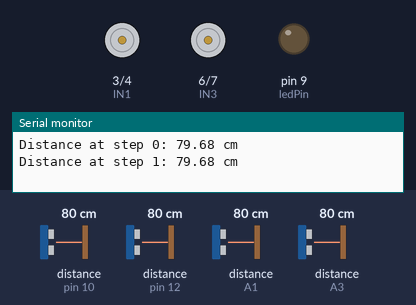
Simulated run of this sketch. Board: Arduino Uno, built with avr-gcc and run on an emulated ATmega328P. Shown: motor-driver pin pairs drawn as motors (green arrow = first pin HIGH = forward, orange = second pin HIGH = backward, longer = more drive, scaled by the enable pin), output pins drawn as LEDs (lit = HIGH), the last lines printed to the serial monitor. Wiring (inferred from the names in the program): 3 × ultrasonic range finder: trigger pin 13, echo pin 12 / trigger A0, echo A1 / trigger A2, echo A3. Inputs (shaded band) come from the test bench; at power-on: distance to the obstacle (sensors on pin 12, A1, pin 10, A3) 80 cm. The echo pulse lasts 58.3 µs per cm; pins used as bus, display or sensor lines are not drawn.

Above: at 0.96 s.
1.4 s: distance to the obstacle (sensor on pin 12) set to 64 cm
At 8.0 s:
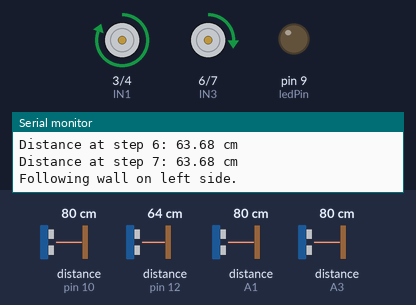
8.3 s: distance to the obstacle (sensor on pin 12) set to 56 cm
At 8.8 s:
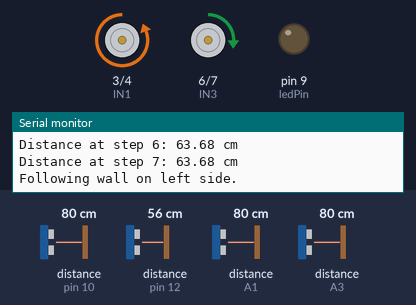
At 9.7 s:
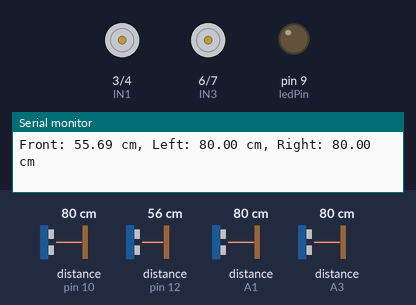
10.6 s: distance to the obstacle (sensor on A1) set to 65 cm
21.9 s: distance to the obstacle (sensor on A1) set to 55 cm
At 22.2 s:
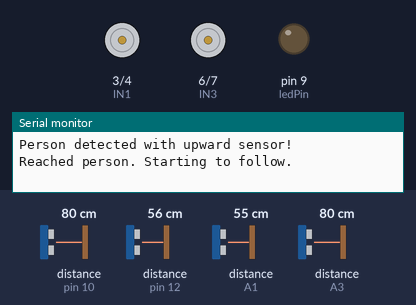
23.5 s: distance to the obstacle (sensor on pin 12) set to 110 cm
25.3 s: distance to the obstacle (sensor on pin 12) set to 119 cm
Timing chart, 0 to 27.8 s (numbered marks = the images above; inputs shaded):
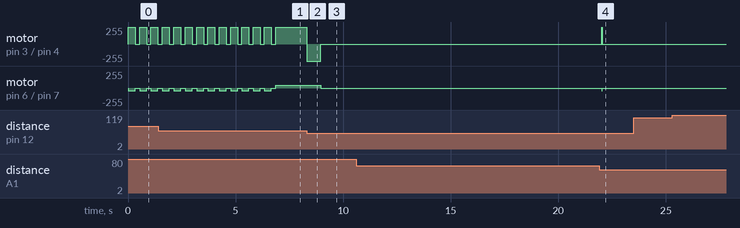

The sketch:

hack.ino
```cpp
/*
 * Autonomous Navigation Robot with Ultrasonic Sensors
 *
 * This sketch allows a robot to navigate a square room by finding the closest wall,
 * moving towards it, following along the walls to reach each corner, and at each corner,
 * continuously turning and searching for a person using ultrasonic sensors.
 * If a person is found, the robot approaches the person and starts following them.
 * The robot also detects if the person falls and responds accordingly.
 * This process repeats indefinitely.
 */

// ==============================
// ==== Ultrasonic Sensor Setup ===
// ==============================

// Define ultrasonic sensor pins
const int TRIG_PIN_FRONT = 13;
const int ECHO_PIN_FRONT = 12;

const int TRIG_PIN_LEFT = A0;
const int ECHO_PIN_LEFT = A1;

const int TRIG_PIN_RIGHT = A2;
const int ECHO_PIN_RIGHT = A3;

// Upward-facing sensor for person detection and fall detection
const int TRIG_PIN_ABOVE = 11;
const int ECHO_PIN_ABOVE = 10;

// Constants for distance calculation
const float SOUND_SPEED = 0.0343;           // cm/us (speed of sound at 20°C)
const unsigned long SENSOR_TIMEOUT = 30000; // 30ms timeout for echo

// Obstacle detection threshold (centimeters)
const float OBSTACLE_THRESHOLD = 60.0;

// Desired distance from the wall for wall-following (centimeters)
const float DESIRED_WALL_DISTANCE = 15.0;

// Measurement interval (milliseconds)
const unsigned long SENSOR_MEASUREMENT_INTERVAL = 100;

// Constants for person detection
const float UPWARD_SENSOR_THRESHOLD = 150.0; // Adjust based on expected person height/distance
const float SUDDEN_CHANGE_THRESHOLD = 30.0;  // Adjust based on expected change in front sensor

// Corner detection threshold (centimeters)
const float CORNER_DETECTION_THRESHOLD = 20.0; // Adjust based on distance to detect adjacent wall

// =============================
// ======= Motor Control Setup ===
// =============================

// Define motor control pins
const int ENA = 2; // Enable pin for Motor 1 (PWM) (Left)
const int IN1 = 3; // Direction pin 1 for Motor 1
const int IN2 = 4; // Direction pin 2 for Motor 1

const int ENB = 5; // Enable pin for Motor 2 (PWM)
const int IN3 = 6; // Direction pin 1 for Motor 2
const int IN4 = 7; // Direction pin 2 for Motor 2

// Define motor speed
const int MOTOR_SPEED = 300; // Speed value (0-255)

// Turn duration (milliseconds) - Adjust experimentally
const unsigned long TURN_DURATION = 650;                  // Approximate duration for 90-degree turn
const unsigned long TURN_45_DURATION = TURN_DURATION / 2; // Approximate duration for 45-degree turn

// ==============================
// ======== LED Setup ===========
// ==============================

const int ledPin = 9; // LED indicator pin

// ==============================
// ==== New Functionality Setup ===
// ==============================

enum RobotState
{
    FIND_CLOSEST_WALL,
    MOVE_TOWARD_WALL,
    TURN_ALONG_WALL,
    MOVE_ALONG_WALL,
    AT_CORNER,
    SEARCHING_FOR_PERSON,
    APPROACH_PERSON,
    AT_PERSON,
    FOLLOW_PERSON,
    DETECT_FALL,
    RESPOND_PERSON
};

RobotState robotState = FIND_CLOSEST_WALL;

// Variable to determine which side to follow (left or right)
bool wallOnRight = true;

// Variable for detecting sudden changes in front distance
float previousFrontDist = -1.0; // Initialize to an invalid distance

// Function Prototypes
void setupUltrasonicSensors();
float measureDistance(int trigPin, int echoPin);
void displayDistances(float frontDist, float leftDist, float rightDist);

void setupMotorPins();
void moveForward(int speed);
void stopMotors();
void turnRight();
void turnLeft();
void turn45DegreesRight();
void turnContinuous(bool turnRightDirection);
void adjustCourse(float sideDist);

void findClosestWall();
void moveForwardUntilObstacle();
void turnAlongWall();
void moveAlongWall();
void atCorner();
void searchForPerson();
void approachPerson();
void atPerson();
void followPerson();
void detectFall();
void respondPerson();

// ==============================
// ========= Setup Function ======
// ==============================

void setup()
{
    // Initialize Serial Communication
    Serial.begin(9600);

    // Initialize LED
    pinMode(ledPin, OUTPUT);
    digitalWrite(ledPin, LOW);

    // Initialize Ultrasonic Sensors
    setupUltrasonicSensors();

    // Initialize Motor Control
    setupMotorPins();
}

// ==============================
// ========= Loop Function =======
// ==============================

void loop()
{
    switch (robotState)
    {
    case FIND_CLOSEST_WALL:
        findClosestWall();
        break;
    case MOVE_TOWARD_WALL:
        moveForwardUntilObstacle();
        break;
    case TURN_ALONG_WALL:
        turnAlongWall();
        break;
    case MOVE_ALONG_WALL:
        moveAlongWall();
        break;
    case AT_CORNER:
        atCorner();
        break;
    case SEARCHING_FOR_PERSON:
        searchForPerson();
        break;
    case APPROACH_PERSON:
        approachPerson();
        break;
    case AT_PERSON:
        atPerson();
        break;
    case FOLLOW_PERSON:
        followPerson();
        break;
    case DETECT_FALL:
        detectFall();
        break;
    case RESPOND_PERSON:
        respondPerson();
        break;
    }
}

// ==============================
// ==== Ultrasonic Sensor Functions ===
// ==============================

void setupUltrasonicSensors()
{
    // Front sensor
    pinMode(TRIG_PIN_FRONT, OUTPUT);
    pinMode(ECHO_PIN_FRONT, INPUT);
    digitalWrite(TRIG_PIN_FRONT, LOW);

    // Left sensor
    pinMode(TRIG_PIN_LEFT, OUTPUT);
    pinMode(ECHO_PIN_LEFT, INPUT);
    digitalWrite(TRIG_PIN_LEFT, LOW);

    // Right sensor
    pinMode(TRIG_PIN_RIGHT, OUTPUT);
    pinMode(ECHO_PIN_RIGHT, INPUT);
    digitalWrite(TRIG_PIN_RIGHT, LOW);

    // Upward-facing sensor
    pinMode(TRIG_PIN_ABOVE, OUTPUT);
    pinMode(ECHO_PIN_ABOVE, INPUT);
    digitalWrite(TRIG_PIN_ABOVE, LOW);
}

float measureDistance(int trigPin, int echoPin)
{
    // Send a trigger pulse
    digitalWrite(trigPin, LOW);
    delayMicroseconds(2);
    digitalWrite(trigPin, HIGH);
    delayMicroseconds(10);
    digitalWrite(trigPin, LOW);

    // Measure the duration of the echo pulse in microseconds
    float duration = pulseIn(echoPin, HIGH, SENSOR_TIMEOUT);

    // Check for timeout (no echo received)
    if (duration == 0)
    {
        return -1; // Indicates out of range or no object detected
    }

    // Calculate distance: (duration * speed of sound) / 2
    float distance = (duration * SOUND_SPEED) / 2;
    return distance;
}

void displayDistances(float frontDist, float leftDist, float rightDist)
{
    Serial.print("Front: ");
    Serial.print(frontDist);
    Serial.print(" cm, Left: ");
    Serial.print(leftDist);
    Serial.print(" cm, Right: ");
    Serial.print(rightDist);
    Serial.println(" cm");
}

// ==============================
// ==== Motor Control Functions ===
// ==============================

void setupMotorPins()
{
    // Initialize Motor 1 pins
    pinMode(ENA, OUTPUT);
    pinMode(IN1, OUTPUT);
    pinMode(IN2, OUTPUT);

    // Initialize Motor 2 pins
    pinMode(ENB, OUTPUT);
    pinMode(IN3, OUTPUT);
    pinMode(IN4, OUTPUT);
}

void moveForward(int speed)
{
    // Motor 1 forward
    digitalWrite(IN1, HIGH);
    digitalWrite(IN2, LOW);
    analogWrite(ENA, speed);

    // Motor 2 forward
    digitalWrite(IN3, HIGH);
    digitalWrite(IN4, LOW);
    analogWrite(ENB, speed);
}

void stopMotors()
{
    // Stop Motor 1
    digitalWrite(IN1, LOW);
    digitalWrite(IN2, LOW);
    analogWrite(ENA, 0);

    // Stop Motor 2
    digitalWrite(IN3, LOW);
    digitalWrite(IN4, LOW);
    analogWrite(ENB, 0);
}

void turnRight()
{
    // Motor 1 forward
    digitalWrite(IN1, HIGH);
    digitalWrite(IN2, LOW);
    analogWrite(ENA, MOTOR_SPEED);

    // Motor 2 backward
    digitalWrite(IN3, LOW);
    digitalWrite(IN4, HIGH);
    analogWrite(ENB, MOTOR_SPEED);

    delay(TURN_DURATION); // Adjust experimentally

    stopMotors();
}

void turnLeft()
{
    // Motor 1 backward
    digitalWrite(IN1, LOW);
    digitalWrite(IN2, HIGH);
    analogWrite(ENA, MOTOR_SPEED);

    // Motor 2 forward
    digitalWrite(IN3, HIGH);
    digitalWrite(IN4, LOW);
    analogWrite(ENB, MOTOR_SPEED);

    delay(TURN_DURATION); // Adjust experimentally

    stopMotors();
}

void turn45DegreesRight()
{
    // Motor 1 forward
    digitalWrite(IN1, HIGH);
    digitalWrite(IN2, LOW);
    analogWrite(ENA, MOTOR_SPEED);

    // Motor 2 backward
    digitalWrite(IN3, LOW);
    digitalWrite(IN4, HIGH);
    analogWrite(ENB, MOTOR_SPEED);

    delay(TURN_45_DURATION); // Adjust experimentally

    stopMotors();
}

void turnContinuous(bool turnRightDirection)
{
    if (turnRightDirection)
    {
        // Motor 1 forward
        digitalWrite(IN1, HIGH);
        digitalWrite(IN2, LOW);
        analogWrite(ENA, MOTOR_SPEED);

        // Motor 2 backward
        digitalWrite(IN3, LOW);
        digitalWrite(IN4, HIGH);
        analogWrite(ENB, MOTOR_SPEED);
    }
    else
    {
        // Motor 1 backward
        digitalWrite(IN1, LOW);
        digitalWrite(IN2, HIGH);
        analogWrite(ENA, MOTOR_SPEED);

        // Motor 2 forward
        digitalWrite(IN3, HIGH);
        digitalWrite(IN4, LOW);
        analogWrite(ENB, MOTOR_SPEED);
    }
}

void adjustCourse(float sideDist)
{
    const int adjustmentSpeed = 50; // Adjust as necessary

    if (sideDist > DESIRED_WALL_DISTANCE + 5)
    {
        // Too far from wall, adjust towards wall
        if (wallOnRight)
        {
            // Turn slightly right
            analogWrite(ENA, MOTOR_SPEED + adjustmentSpeed);
            analogWrite(ENB, MOTOR_SPEED - adjustmentSpeed);
        }
        else
        {
            // Turn slightly left
            analogWrite(ENA, MOTOR_SPEED - adjustmentSpeed);
            analogWrite(ENB, MOTOR_SPEED + adjustmentSpeed);
        }
    }
    else if (sideDist > 0 && sideDist < DESIRED_WALL_DISTANCE - 5)
    {
        // Too close to wall, adjust away from wall
        if (wallOnRight)
        {
            // Turn slightly left
            analogWrite(ENA, MOTOR_SPEED - adjustmentSpeed);
            analogWrite(ENB, MOTOR_SPEED + adjustmentSpeed);
        }
        else
        {
            // Turn slightly right
            analogWrite(ENA, MOTOR_SPEED + adjustmentSpeed);
            analogWrite(ENB, MOTOR_SPEED - adjustmentSpeed);
        }
    }
    else
    {
        // Move straight
        moveForward(MOTOR_SPEED);
    }
}

void findClosestWall()
{
    float minDistance = 9999.0;
    int minSteps = 0;

    // Rotate 360 degrees in 45-degree increments
    for (int i = 0; i < 8; i++)
    {
        float dist = measureDistance(TRIG_PIN_FRONT, ECHO_PIN_FRONT);
        Serial.print("Distance at step ");
        Serial.print(i);
        Serial.print(": ");
        Serial.print(dist);
        Serial.println(" cm");

        if (dist > 0 && dist < minDistance)
        {
            minDistance = dist;
            minSteps = i;
        }

        turn45DegreesRight();
        delay(200); // Small delay after turning
    }

    // Rotate back to the orientation with the minimum distance
    int stepsToRotateBack = (8 - minSteps) % 8;

    for (int i = 0; i < stepsToRotateBack; i++)
    {
        turn45DegreesRight();
        delay(200);
    }

    // Determine which side the wall is on for wall following
    float leftDist = measureDistance(TRIG_PIN_LEFT, ECHO_PIN_LEFT);
    float rightDist = measureDistance(TRIG_PIN_RIGHT, ECHO_PIN_RIGHT);

    if (leftDist > 0 && (leftDist < rightDist || rightDist < 0))
    {
        wallOnRight = false; // Follow wall on left side
        Serial.println("Following wall on left side.");
    }
    else
    {
        wallOnRight = true; // Follow wall on right side
        Serial.println("Following wall on right side.");
    }

    robotState = MOVE_TOWARD_WALL;
}

void moveForwardUntilObstacle()
{
    moveForward(MOTOR_SPEED);
    float frontDist = measureDistance(TRIG_PIN_FRONT, ECHO_PIN_FRONT);

    if (frontDist > 0 && frontDist < OBSTACLE_THRESHOLD)
    {
        stopMotors();
        robotState = TURN_ALONG_WALL;
    }
}

void turnAlongWall()
{
    // Turn towards the wall to align along it
    if (wallOnRight)
    {
        turnRight();
    }
    else
    {
        turnLeft();
    }
    delay(200);
    robotState = MOVE_ALONG_WALL;
}

void moveAlongWall()
{
    float frontDist = measureDistance(TRIG_PIN_FRONT, ECHO_PIN_FRONT);
    float leftDist = measureDistance(TRIG_PIN_LEFT, ECHO_PIN_LEFT);
    float rightDist = measureDistance(TRIG_PIN_RIGHT, ECHO_PIN_RIGHT);
    float sideDist = wallOnRight ? rightDist : leftDist;

    displayDistances(frontDist, leftDist, rightDist);

    // Adjust course to follow wall
    adjustCourse(sideDist);

    // Check for corner: walls on front and side
    if ((frontDist > 0 && frontDist < OBSTACLE_THRESHOLD) && (sideDist > 0 && sideDist < OBSTACLE_THRESHOLD))
    {
        stopMotors();
        robotState = AT_CORNER;
    }

    delay(SENSOR_MEASUREMENT_INTERVAL);
}

void atCorner()
{
    stopMotors();
    Serial.println("Arrived at corner. Starting to search for person.");
    robotState = SEARCHING_FOR_PERSON;
}

void searchForPerson()
{
    // Start continuous turning
    if (wallOnRight)
    {
        turnContinuous(false); // Turn left
    }
    else
    {
        turnContinuous(true); // Turn right
    }

    // Measure distances
    float frontDist = measureDistance(TRIG_PIN_FRONT, ECHO_PIN_FRONT);
    float upwardDist = measureDistance(TRIG_PIN_ABOVE, ECHO_PIN_ABOVE);
    float oppositeSideDist = wallOnRight ? measureDistance(TRIG_PIN_LEFT, ECHO_PIN_LEFT) : measureDistance(TRIG_PIN_RIGHT, ECHO_PIN_RIGHT);

    // Initialize previousFrontDist if it's invalid
    if (previousFrontDist < 0 && frontDist > 0)
    {
        previousFrontDist = frontDist;
    }

    // Check for person detection
    if (upwardDist > 0 && upwardDist < UPWARD_SENSOR_THRESHOLD)
    {
        Serial.println("Person detected with upward sensor!");
        stopMotors();
        robotState = APPROACH_PERSON;
        return;
    }

    if (frontDist > 0 && previousFrontDist > 0 && (previousFrontDist - frontDist) > SUDDEN_CHANGE_THRESHOLD)
    {
        Serial.println("Person detected due to sudden decrease in front distance!");
        stopMotors();
        robotState = APPROACH_PERSON;
        return;
    }

    // Update previous front distance
    if (frontDist > 0)
    {
        previousFrontDist = frontDist;
    }

    // Check if the robot has reached the adjacent wall
    if (oppositeSideDist > 0 && oppositeSideDist < CORNER_DETECTION_THRESHOLD)
    {
        Serial.println("Reached adjacent wall. Person not found. Proceeding to next corner.");
        stopMotors();

        // Reset previousFrontDist
        previousFrontDist = -1.0;

        // Rotate to align with the next wall
        if (wallOnRight)
        {
            turnRight();
        }
        else
        {
            turnLeft();
        }
        delay(200);

        robotState = MOVE_ALONG_WALL;
        return;
    }
}

void approachPerson()
{
    moveForward(MOTOR_SPEED);
    float frontDist = measureDistance(TRIG_PIN_FRONT, ECHO_PIN_FRONT);

    if (frontDist > 0 && frontDist < OBSTACLE_THRESHOLD)
    {
        stopMotors();
        Serial.println("Reached person. Starting to follow.");
        robotState = AT_PERSON;
    }
}

void atPerson()
{
    // Robot has reached the person and is ready to follow
    // Implement any necessary initialization here
    robotState = FOLLOW_PERSON;
}

void followPerson()
{
    float frontDist = measureDistance(TRIG_PIN_FRONT, ECHO_PIN_FRONT);

    if (frontDist > OBSTACLE_THRESHOLD || frontDist == -1)
    {
        moveForward(MOTOR_SPEED);
    }
    else
    {
        stopMotors();
        robotState = DETECT_FALL; // Transition to detecting fall
    }
}

void detectFall()
{
    float frontDistInitial = measureDistance(TRIG_PIN_FRONT, ECHO_PIN_FRONT);
    float aboveDistInitial = measureDistance(TRIG_PIN_ABOVE, ECHO_PIN_ABOVE);
    float frontDistCurrent, aboveDistCurrent;

    delay(2000); // Time to wait for person falling

    frontDistCurrent = measureDistance(TRIG_PIN_FRONT, ECHO_PIN_FRONT);
    aboveDistCurrent = measureDistance(TRIG_PIN_ABOVE, ECHO_PIN_ABOVE);

    float frontDiff = frontDistCurrent - frontDistInitial;
    float aboveDiff = aboveDistCurrent - aboveDistInitial;

    if (abs(frontDiff) > OBSTACLE_THRESHOLD)
    {
        // Object moved away; resume following
        robotState = FOLLOW_PERSON;
    }
    else if (aboveDiff > OBSTACLE_THRESHOLD)
    {
        // Person fell detected
        robotState = RESPOND_PERSON;
    }
    else
    {
        // Re-evaluate detection
        robotState = DETECT_FALL; // Stay in DETECT_FALL state
    }
}

void respondPerson()
{
    Serial.println("Person fell! Activating alert.");
    digitalWrite(ledPin, HIGH);
    delay(10000); // 10 seconds
    digitalWrite(ledPin, LOW);
    robotState = FIND_CLOSEST_WALL; // Restart the process
}
```

Measured:
- the behaviour switches between 61 and 60 cm on distance to the obstacle (sensor on pin 12) (found by bisection; images 1 and 2)
- after the input at 8.3 s, motor on pin 3 (IN1) / pin 4 (IN2): forward 255/255 → backward 255/255 at once, → stopped 0.65 s later; motor on pin 6 (IN3) / pin 7 (IN4): forward 44/255 → stopped after 0.65 s
- after the input at 21.9 s, motor on pin 3 (IN1) / pin 4 (IN2): stopped → forward 255/255 after 0.12 s, → stopped 0.03 s later; motor on pin 6 (IN3) / pin 7 (IN4): stopped → backward 44/255 after 0.12 s, → stopped 0.03 s later
- after the input at 23.5 s, every drawn part: stays the same
- after the input at 25.3 s, every drawn part: stays the same
- by itself, motor on pin 6 (IN3) / pin 7 (IN4): repeats every 0.53 s: stopped 0.20 s, backward 44/255 0.33 s, until it stays forward 44/255 from 6.9 s
- by itself, motor on pin 3 (IN1) / pin 4 (IN2): alternates forward 255/255 for 0.33 s and stopped for 0.20 s, 21 changes in all, then stays forward 255/255
